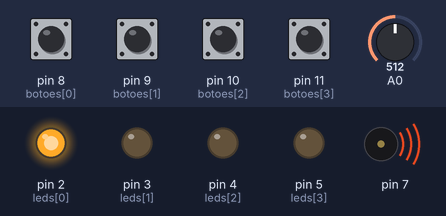
The sketch below on a simulated Arduino Uno, built with avr-gcc and run on an emulated ATmega328P. On the bench: output pins drawn as LEDs (lit = HIGH), buzzer (waves = sounding). Inputs (shaded band) come from the test bench; at power-on: pin 8 (botoes[0]), pin 9 (botoes[1]), pin 10 (botoes[2]), pin 11 (botoes[3]) HIGH, A0 = 512. Random numbers use the default seed unless the sketch sets one.

Above: at 0.2 s.
At 1.35 s:
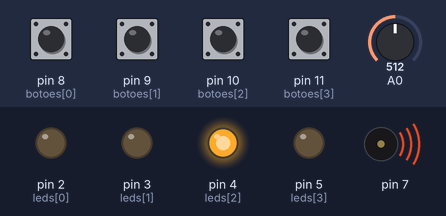
At 1.65 s:
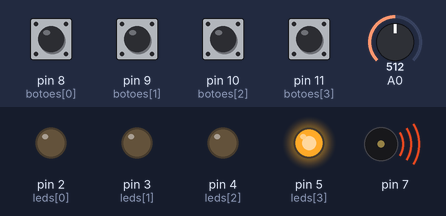
At 4.25 s:
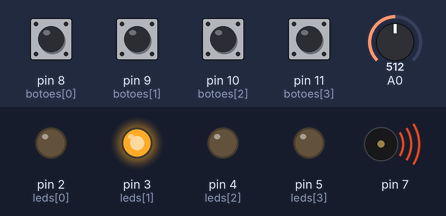
At 5.9 s:
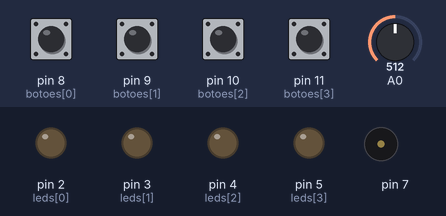
Timing chart, 0 to 7.4 s (numbered marks = the images above):
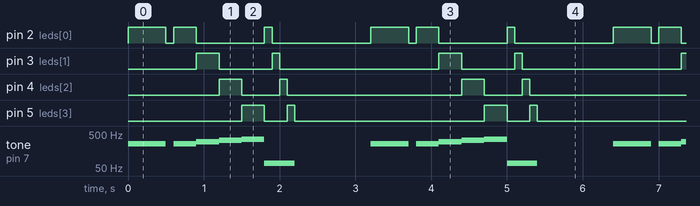

Measured:
- by itself, pin 2 (leds[0]): repeats every 3.2 s: LOW 0.10 s, HIGH 0.30 s, LOW 0.90 s, HIGH 0.10 s, LOW 1.3 s, HIGH 0.50 s
- by itself, pin 3 (leds[1]): repeats every 3.2 s: LOW 0.70 s, HIGH 0.10 s, LOW 2.1 s, HIGH 0.30 s
- by itself, pin 4 (leds[2]): repeats every 3.2 s: LOW 0.50 s, HIGH 0.10 s, LOW 2.3 s, HIGH 0.30 s
- by itself, pin 5 (leds[3]): repeats every 3.2 s: LOW 0.30 s, HIGH 0.10 s, LOW 2.5 s, HIGH 0.30 s
- by itself, tone on pin 7: repeats every 3.2 s: silent 0.10 s, 262 Hz 0.30 s, 294 Hz 0.30 s, 330 Hz 0.30 s, 349 Hz 0.30 s, 70 Hz 0.40 s, silent 1.0 s, 262 Hz 0.50 s

The sketch:

colmeius.ino
```cpp
//Variaveis globais
int sequencia[32] = {};
int botoes[4] = {8, 9, 10, 11};
int leds[4] = {2, 3, 4, 5};
int tons[4] = {262, 294, 330, 349};
int rodada = 0;
int passo = 0;
bool game_over = false;

void setup() {
  // Leds
  pinMode(2, OUTPUT);
  pinMode(3, OUTPUT);
  pinMode(4, OUTPUT);
  pinMode(5, OUTPUT);
  // Buzzer
  pinMode(7, OUTPUT);
  // Botões
  pinMode(8, INPUT_PULLUP);
  pinMode(9, INPUT_PULLUP);
  pinMode(10, INPUT_PULLUP);
  pinMode(11, INPUT_PULLUP);
  randomSeed(analogRead(A0));
}

void loop() {
  proximaRodada();
  reproduzirSequencia();
  aguardarJogador();
  // estrutura usada para reiniciar todas as variáveis (novo jogo)
  if (game_over == true) {
    sequencia[32] = {};
    rodada = 0;
    passo = 0;
    game_over = false;
  }
  delay(1000);
}

//Funções

void proximaRodada() {
  randomSeed(analogRead(A0));
  int sorteio = random(4);
  sequencia[rodada] = sorteio;
  rodada = rodada + 1;
  //Serial.print(sorteio);
}

void reproduzirSequencia() {
  for (int i = 0; i < rodada; i++) {
    tone(7, tons[sequencia[i]]);
    digitalWrite(leds[sequencia[i]], HIGH);
    delay(500);
    noTone(7);
    digitalWrite(leds[sequencia[i]], LOW);
    delay(100);
  }
}

void aguardarJogador() {
  int botao_pressionado = 0;
  for (int i = 0; i < rodada; i++) {
    bool jogada_efetuada = false;
    while (!jogada_efetuada) {
      for (int i = 0; i <= 3; i++) {
        if (digitalRead(botoes[i]) == HIGH) {
          botao_pressionado = i;
          tone(7, tons[i]);
          digitalWrite(leds[i], HIGH);
          delay(300);
          digitalWrite(leds[i], LOW);
          noTone(7);
          jogada_efetuada = true;
        }
      }
    }
    //verificar a jogada
    if (sequencia[passo] != botao_pressionado) {
      //efeito luminoso/sonoro indicando que o jogador perdeu
      for (int i = 0; i <= 3; i++) {
        tone (7, 70);
        digitalWrite(leds[i], HIGH);
        delay(100);
        digitalWrite(leds[i], LOW);
        noTone(7);
      }
      game_over = true;
      break;
    }
    passo = passo + 1;
  }
  passo = 0;
}

//Para versões posteriores: deixar mais estético (""animações"" com os leds indicando derrota ou vitória, inclusive o aguardo do jgoador) e criar uma função para detectar quando o jogador deseja continuar ou parar o jogo.
```
